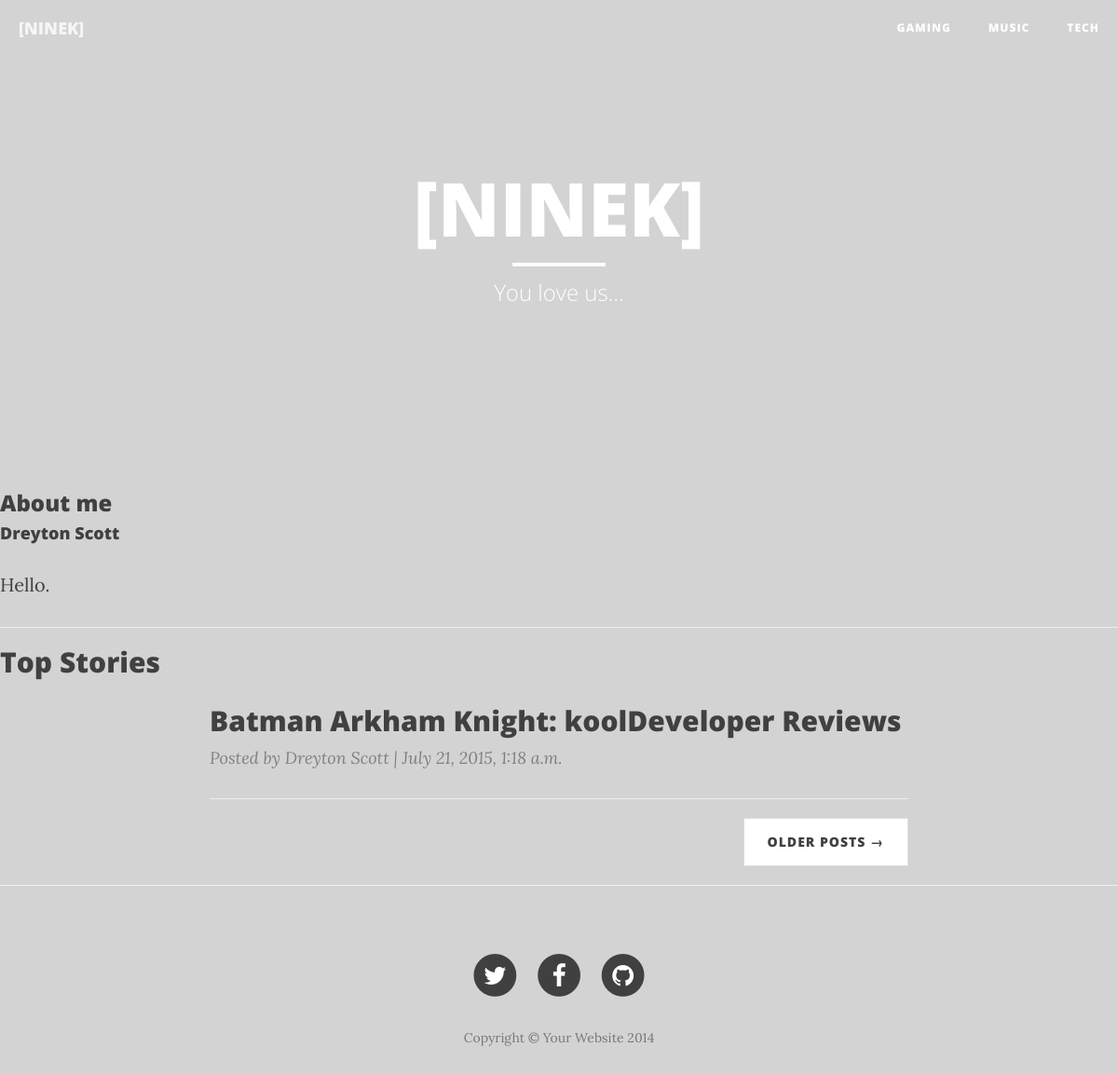
The page /ninek/ on the database as committed earlier.
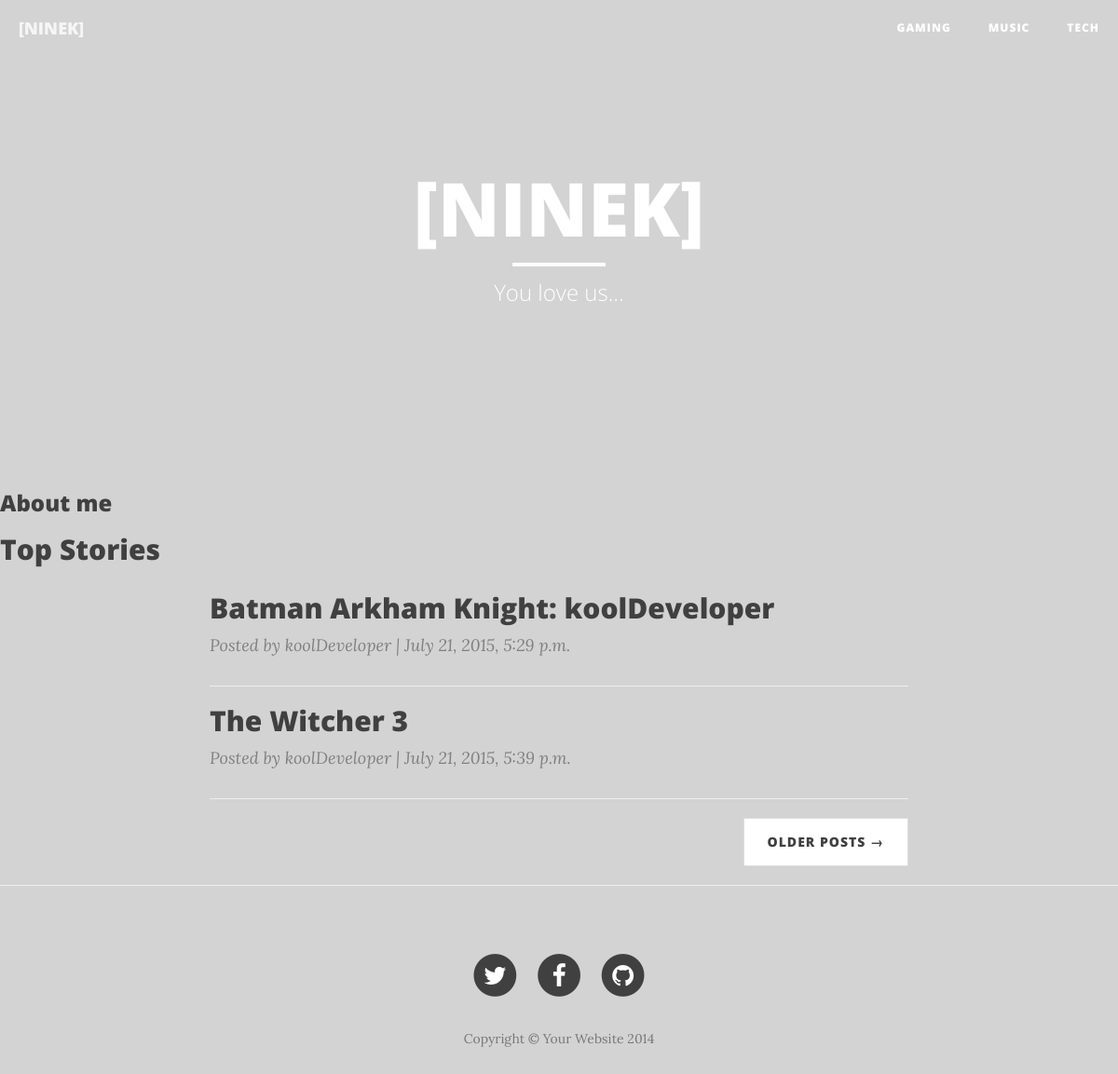
The same page on the database as committed later.
### ninek_site/models.py (models this page shows, shortened)
class Category(models.Model):
    name = models.CharField(max_length=120)
    views = models.IntegerField(default=0)
    slug = models.SlugField(unique=True)

class About(models.Model):
    about_name = models.CharField(max_length=120)
    about_me = models.TextField(max_length=None)
    about_pic = models.ImageField(upload_to='img')

class Page(models.Model):
    category = models.ForeignKey(Category)
    title = models.CharField(max_length=120)
    author_name = models.CharField(max_length=120)
    date_created = models.DateTimeField(auto_now_add=True)
    likes = models.IntegerField(default=0)
    upload_image = models.ImageField(upload_to='img')
    page_content = models.TextField(max_length=None)
    slug = models.SlugField(unique=True)

### ninek_site/views.py (the view)
def index(request):
    context_dict = {}
    about_me = About.objects.all()
    context_dict['about_mes'] = about_me
    page_list = Page.objects.all().order_by('category', 'likes')[:5]
    category_list = Category.objects.order_by('-views')[:5]
    context_dict['categories'] = category_list
    context_dict['pages'] = page_list
    return render(request, 'ninek_site/index.html', context_dict)

### templates/ninek_site/index.html
{% extends 'base.html' %}
{% block content%}
<header class="intro-header" img src="background-image: '/Users/dreytonscott/Django_Projects/Nine-k/ninek/static/James Rawson 11.png'">
    <div class="container">
        <div class="row">
            <div class="col-lg-8 col-lg-offset-2 col-md-10 col-md-offset-1">
                <div class="site-heading">
                    <h1>[NINEK]</h1>
                    <hr class="small">
                    <span class="subheading">You love us...</span>
                </div>
            </div>
        </div>
    </div>
</header>
  <div>
    <h3>About me</h3>
  {% for about_me in about_mes%}
  <h4>{{ about_me.about_name }}</h4>
  <p>{{ about_me.about_me }}</p>
  <hr>
  {% endfor %}
  </div>
  <h2>Top Stories</h2>
  <div class="container">
      <div class="row">
          <div class="col-lg-8 col-lg-offset-2 col-md-10 col-md-offset-1">
            {% for page in pages %}
              <div class="post-preview">
                      <h2 class="post-title">
                        <a href="{% url 'ninek:page' page.slug %}">{{ page.title }}</a>
                      </h2>
                  <p class="post-meta">Posted by {{ page.author_name }} | {{ page.date_created }}</p>
              </div>
              <hr>
              {% endfor %}
              <ul class="pager">
                  <li class="next">
                      <a href="#">Older Posts &rarr;</a>
                  </li>
              </ul>
          </div>
      </div>
  </div>
  <hr>
{% endblock %}

### templates/base.html (shortened to what this page needs)
{% load staticfiles %}
<!DOCTYPE html>
<html lang="en">
<head>
    <link href="css/bootstrap.min.css" rel="stylesheet">
    <link href="{% static 'css/bootstrap.min.css' %}" rel="stylesheet">
    <link href="css/clean-blog.min.css" rel="stylesheet">
    <link href="{% static 'css/clean-blog.min.css' %}" rel="stylesheet">
    <link href="http://maxcdn.bootstrapcdn.com/font-awesome/4.1.0/css/font-awesome.min.css" rel="stylesheet" type="text/css">
</head>
<body>
    <nav class="navbar navbar-default navbar-custom navbar-fixed-top">
        <div class="container-fluid">
            <div class="navbar-header page-scroll">
                <a class="navbar-brand" href="{% url 'ninek:index' %}">[NINEK]</a>
            </div>
            <div class="collapse navbar-collapse" id="bs-example-navbar-collapse-1">
                <ul class="nav navbar-nav navbar-right">
                  {% for category in categories%}
                    <li>
                      <a href="{% url 'ninek:category' category.slug %}">{{ category.name }}</a>
                    </li>
                  {% endfor %}
                </ul>
            </div>
        </div>
    </nav>
    <br>
{% block content %}{% endblock %}
    <footer>
        <div class="container">
            <div class="row">
                <div class="col-lg-8 col-lg-offset-2 col-md-10 col-md-offset-1">
                    <ul class="list-inline text-center">
                        <li>
                            <a href="#">
                                <span class="fa-stack fa-lg">
                                    <i class="fa fa-circle fa-stack-2x"></i>
                                    <i class="fa fa-twitter fa-stack-1x fa-inverse"></i>
                                </span>
                            </a>
                        </li>
                        <li>
                            <a href="#">
                                <span class="fa-stack fa-lg">
                                    <i class="fa fa-circle fa-stack-2x"></i>
                                    <i class="fa fa-facebook fa-stack-1x fa-inverse"></i>
                                </span>
                            </a>
                        </li>
                        <li>
                            <a href="#">
                                <span class="fa-stack fa-lg">
                                    <i class="fa fa-circle fa-stack-2x"></i>
                                    <i class="fa fa-github fa-stack-1x fa-inverse"></i>
                                </span>
                            </a>
                        </li>
                    </ul>
                    <p class="copyright text-muted">Copyright &copy; Your Website 2014</p>
                </div>
            </div>
        </div>
    </footer>
</body>
</html>

Rows that differ between the two databases and show on the page:
removed About: about_name "Dreyton Scott", about_me "Hello."
changed Page: title "Batman Arkham Knight: koolDeveloper Reviews" → "Batman Arkham Knight: koolDeveloper"; author_name "Dreyton Scott" → "koolDeveloper"; date_created "July 21, 2015, 1:18 a.m." → "July 21, 2015, 5:29 p.m."
added Page: title "The Witcher 3", author_name "koolDeveloper", date_created "July 21, 2015, 5:39 p.m."
